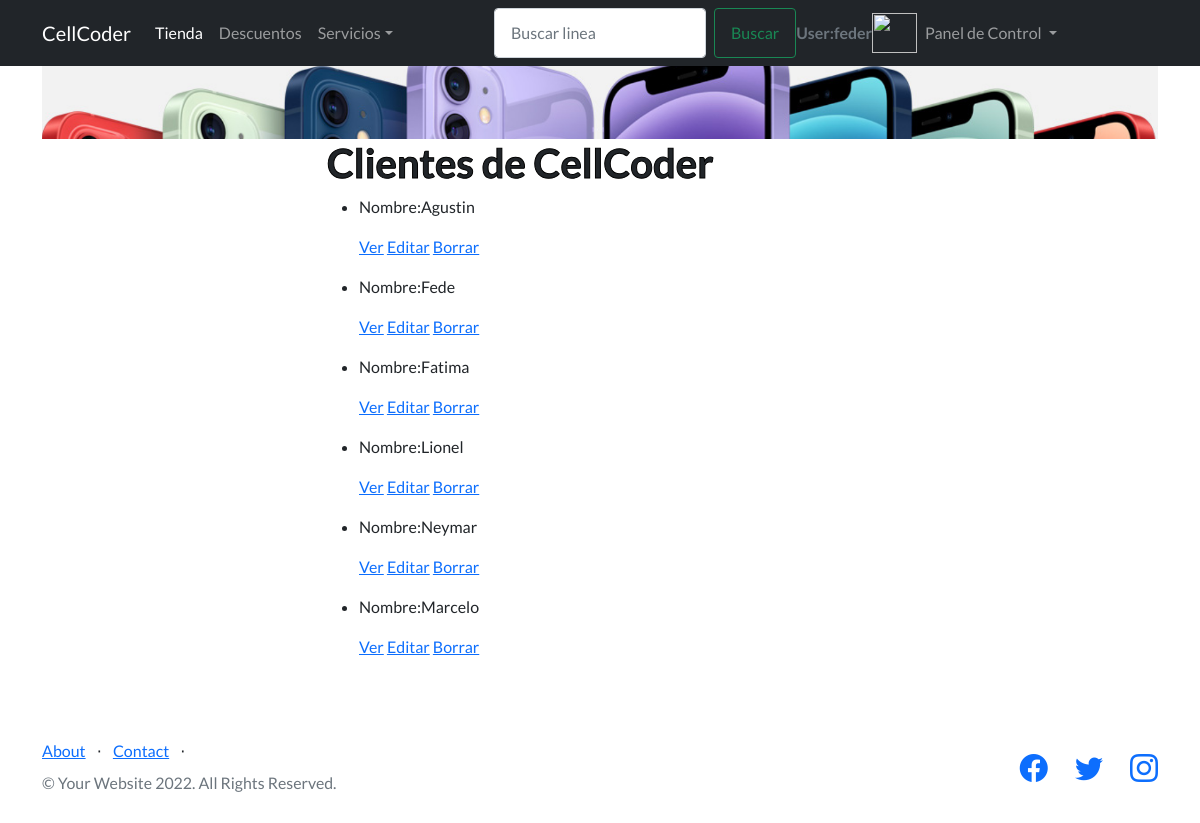
Page /AppFinal/cliente/list (signed in) on the earlier database version.
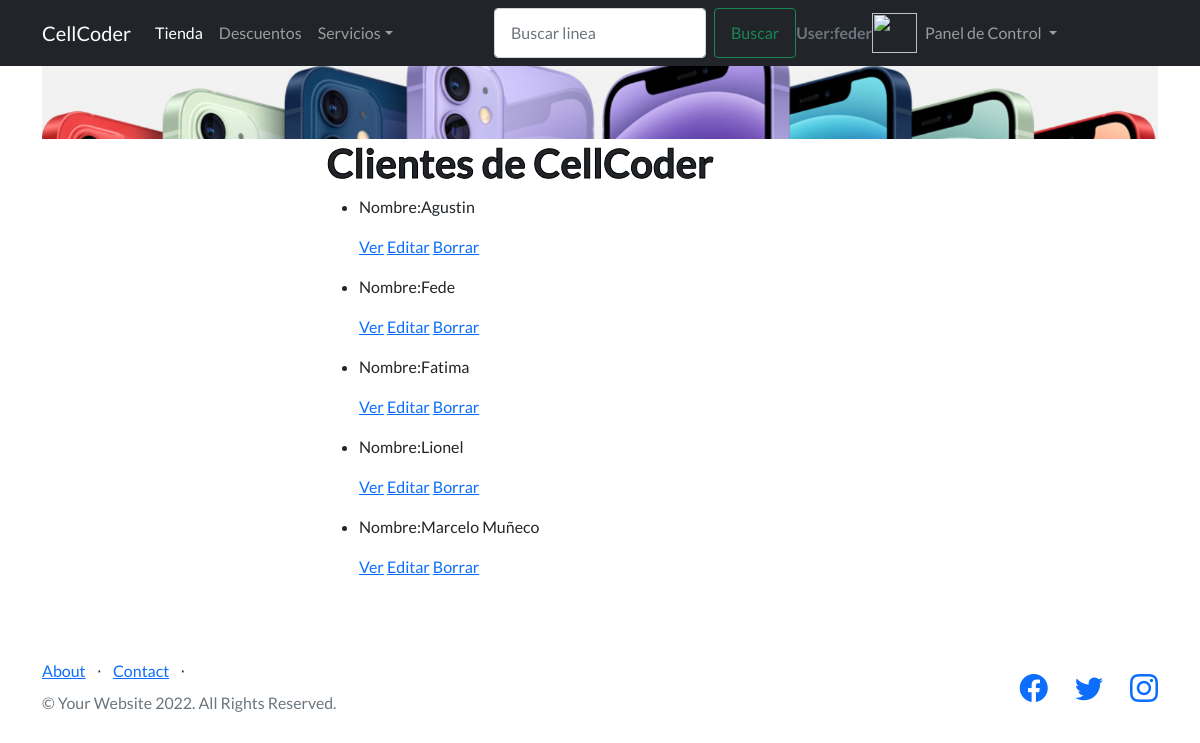
Same page on the later database version.
### AppFinal/models.py (models this page shows, shortened)
class Cliente(models.Model):
    name=models.CharField(max_length=40)
    lastname=models.CharField(max_length=50)
    dni=models.IntegerField()
    fechaAlta=models.DateField()
    email=models.EmailField()

### AppFinal/views.py (the view)
# urls.py: path('cliente/list', views.ClienteList.as_view(),name='List'),
class ClienteList(ListView):
        model=Cliente
        template_name="AppFinal/cliente_list.html"

### AppFinal/templates/AppFinal/cliente_list.html
{% extends "AppFinal/padre.html" %}
        {% load static %}
{% block contenidoQueCambia %}
<center>
    <img class="container position-relative " src="{%static 'AppFinal/assets/img/este.jpg'%}" alt="...">
</center>
<div class="container position-relative">
    <div class="row justify-content-center">
        <div class="col-xl-6">
            <h1> Clientes de CellCoder </h1>
            <ul>
                {% for cliente in object_list %}
                <li>
                    <p> Nombre:{{cliente.name}}</p>
                    <p>
                        <a href="{% url 'detail' cliente.id %}">Ver</a>
                        <a href="{% url 'Edit' cliente.id %}">Editar</a>
                        <a href="{% url 'Delete' cliente.id %}">Borrar</a>
                    </p>
                </li>
                {% endfor %}
            </ul>
        </div>
    </div>
</div>
{% endblock %}

Differences in the rows shown:
removed Cliente: name "Neymar"
changed Cliente: name "Marcelo" → "Marcelo Muñeco"
